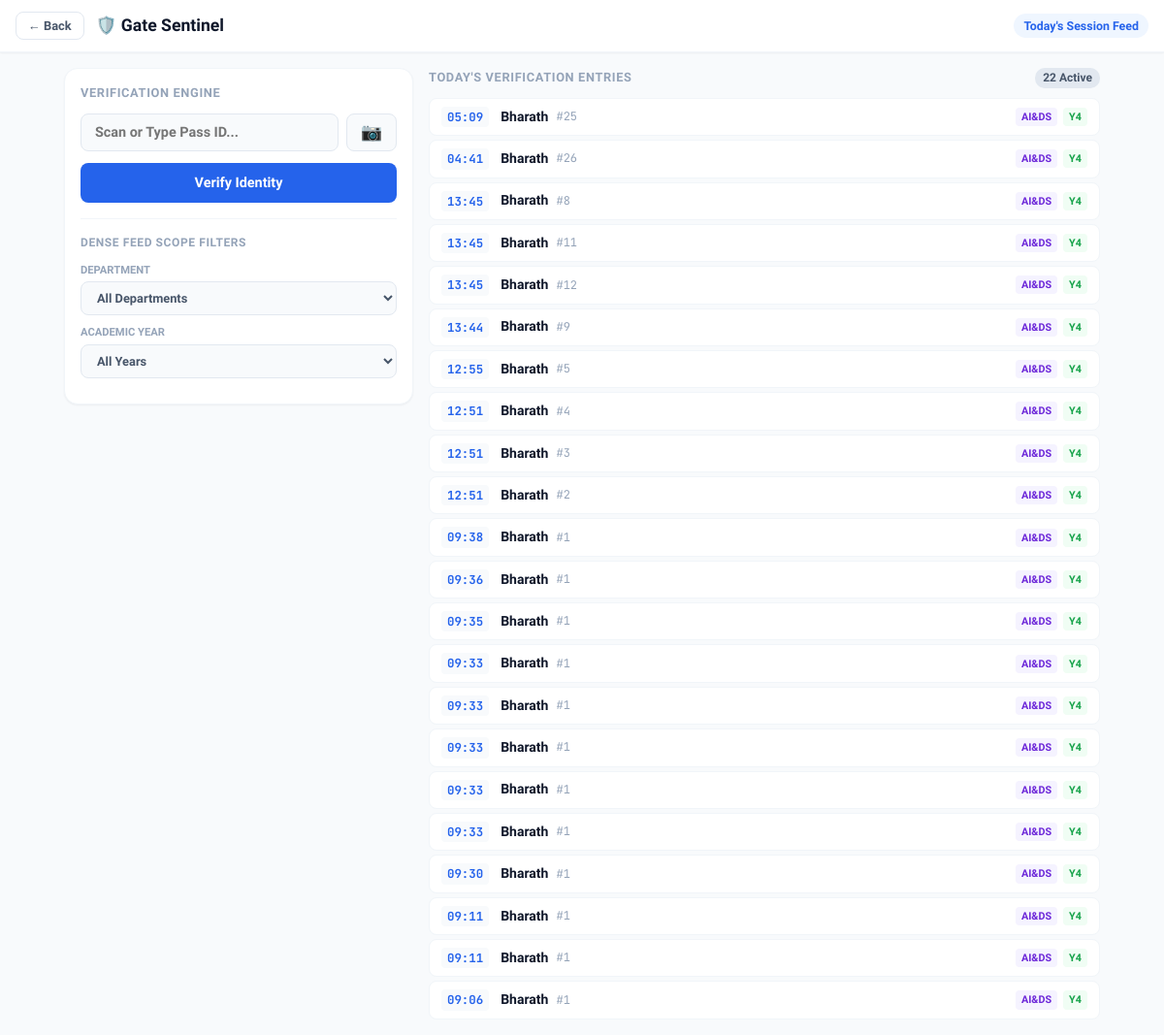
/open_scanner, run on an earlier commit of the app's database.
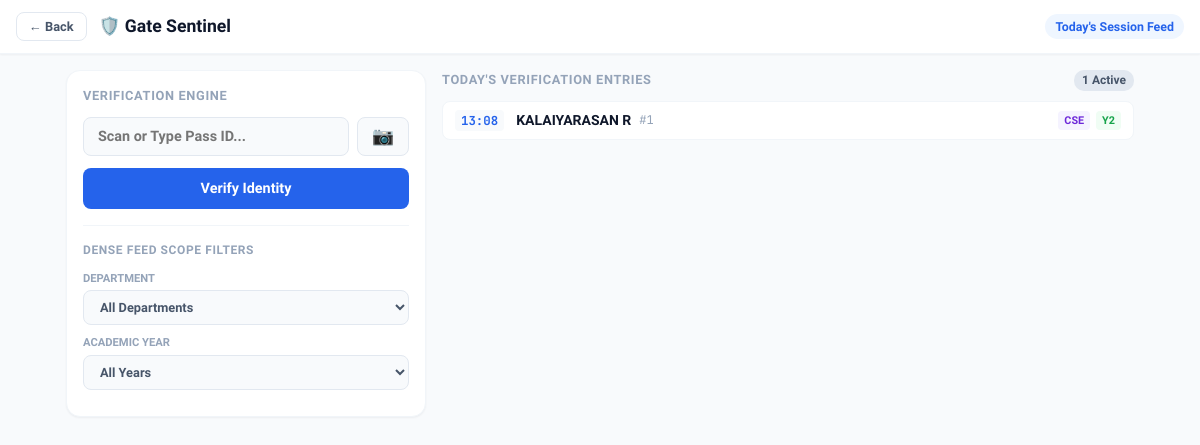
And on a later commit of the database.
### app.py (models this page shows)
class DetailedPass(db.Model):
    id = db.Column(db.Integer, primary_key=True)
    letter_id = db.Column(db.String(50))
    student_name = db.Column(db.String(150))
    dept = db.Column(db.String(100))
    year = db.Column(db.String(20))
    scanned_at = db.Column(db.DateTime, default=datetime.utcnow)

### app.py (the view)
@app.route('/open_scanner')
def open_scanner():
    records = DetailedPass.query.order_by(DetailedPass.scanned_at.desc()).all()
    return render_template('scanner.html', records=records)

### templates/scanner.html (shortened to what this page needs)
<!DOCTYPE html>
<html lang="en">
<head>
</head>
<body>
    <header class="app-bar">
        <div class="nav-left">
            <button class="btn-back" onclick="window.history.back();">← Back</button>
            <h1 class="app-title">🛡️ Gate Sentinel</h1>
        </div>
        <div class="day-order-badge" id="currentDayOrder">Today's Session Feed</div>
    </header>
    <main class="dashboard-container">
        <aside class="left-column">
            <div class="panel-card">
                <h2 class="panel-title">Verification Engine</h2>
                <form id="verificationForm" action="/verify_id" method="post">
                    <div class="form-group">
                        <div class="input-with-action">
                            <input type="number" name="letter_id" id="letter_id" class="form-input" placeholder="Scan or Type Pass ID..." autocomplete="off" required>
                            <button type="button" class="btn-action-toggle" id="toggleScannerBtn" title="Scan QR Code with Camera">
                                📷
                            </button>
                        </div>
                    </div>
                    <button type="submit" class="btn-submit">Verify Identity</button>
                </form>
                <div class="filter-section">
                    <h3 class="panel-title" style="font-size: 0.75rem;">Dense Feed Scope Filters</h3>
                    <div class="filter-group">
                        <label class="filter-label">Department</label>
                        <select class="filter-select" id="deptFilter" onchange="runLiveDenseFilter()">
                            <option value="ALL">All Departments</option>
                        </select>
                    </div>
                    <div class="filter-group">
                        <label class="filter-label">Academic Year</label>
                        <select class="filter-select" id="yearFilter" onchange="runLiveDenseFilter()">
                            <option value="ALL">All Years</option>
                        </select>
                    </div>
                </div>
            </div>
        </aside>
        <section class="right-column">
            <div style="margin-bottom: 10px; display: flex; justify-content: space-between; align-items: center;">
                <h2 class="panel-title" style="margin-bottom: 0;">Today's Verification Entries</h2>
                <span id="liveCounter" style="font-size: 0.75rem; font-weight: 700; color: var(--text-secondary); background: #e2e8f0; padding: 2px 8px; border-radius: 10px;">0 Active</span>
            </div>
            <div class="records-wrapper-box" id="denseLedgerContainer">
                {% for record in records %}
                    <div class="dense-strip-row"
                         data-dept="{{ record.dept }}"
                         data-year="{{ record.year }}"
                         data-timestamp="{{ record.scanned_at }}">
                        <div class="strip-left-block">
                            <span class="inline-time-stamp">{{ record.scanned_at.strftime('%H:%M') }}</span>
                            <div class="inline-profile-data">
                                <span class="inline-student-name">{{ record.student_name }}</span>
                                <span class="inline-pass-id">#{{ record.letter_id }}</span>
                            </div>
                        </div>
                        <div class="strip-right-block">
                            <span class="micro-pill pill-dept">{{ record.dept }}</span>
                            <span class="micro-pill pill-year">Y{{ record.year }}</span>
                        </div>
                    </div>
                {% else %}
                    <div class="empty-fallback-state" id="absoluteFallback">
                        <p>No authorization passes processed during today's shift execution timeline.</p>
                    </div>
                {% endfor %}
            </div>
        </section>
    </main>
</body>
</html>

What changed in the data, as far as the page shows it:
removed DetailedPass: scanned_at "05:09", student_name "Bharath", letter_id "25", dept "AI&DS", year "4"
removed DetailedPass: scanned_at "04:41", student_name "Bharath", letter_id "26", dept "AI&DS", year "4"
removed DetailedPass: scanned_at "13:45", student_name "Bharath", letter_id "8", dept "AI&DS", year "4"
removed DetailedPass: scanned_at "13:45", student_name "Bharath", letter_id "11", dept "AI&DS", year "4"
removed DetailedPass: scanned_at "13:45", student_name "Bharath", letter_id "12", dept "AI&DS", year "4"
removed DetailedPass: scanned_at "13:44", student_name "Bharath", letter_id "9", dept "AI&DS", year "4"
removed DetailedPass: scanned_at "12:55", student_name "Bharath", letter_id "5", dept "AI&DS", year "4"
removed DetailedPass: scanned_at "12:51", student_name "Bharath", letter_id "4", dept "AI&DS", year "4"
removed DetailedPass: scanned_at "12:51", student_name "Bharath", letter_id "3", dept "AI&DS", year "4"
removed DetailedPass: scanned_at "12:51", student_name "Bharath", letter_id "2", dept "AI&DS", year "4"
removed DetailedPass: scanned_at "09:38", student_name "Bharath", letter_id "1", dept "AI&DS", year "4"
removed DetailedPass: scanned_at "09:36", student_name "Bharath", letter_id "1", dept "AI&DS", year "4"
removed DetailedPass: scanned_at "09:35", student_name "Bharath", letter_id "1", dept "AI&DS", year "4"
removed DetailedPass: scanned_at "09:33", student_name "Bharath", letter_id "1", dept "AI&DS", year "4"
removed DetailedPass: scanned_at "09:33", student_name "Bharath", letter_id "1", dept "AI&DS", year "4"
removed DetailedPass: scanned_at "09:33", student_name "Bharath", letter_id "1", dept "AI&DS", year "4"
removed DetailedPass: scanned_at "09:33", student_name "Bharath", letter_id "1", dept "AI&DS", year "4"
removed DetailedPass: scanned_at "09:33", student_name "Bharath", letter_id "1", dept "AI&DS", year "4"
removed DetailedPass: scanned_at "09:30", student_name "Bharath", letter_id "1", dept "AI&DS", year "4"
removed DetailedPass: scanned_at "09:11", student_name "Bharath", letter_id "1", dept "AI&DS", year "4"
removed DetailedPass: scanned_at "09:11", student_name "Bharath", letter_id "1", dept "AI&DS", year "4"
removed DetailedPass: scanned_at "09:06", student_name "Bharath", letter_id "1", dept "AI&DS", year "4"
added DetailedPass: scanned_at "13:08", student_name "KALAIYARASAN R", letter_id "1", dept "CSE", year "2"
Also different on the page:
text written by a page script: "22 Active" → "1 Active"
